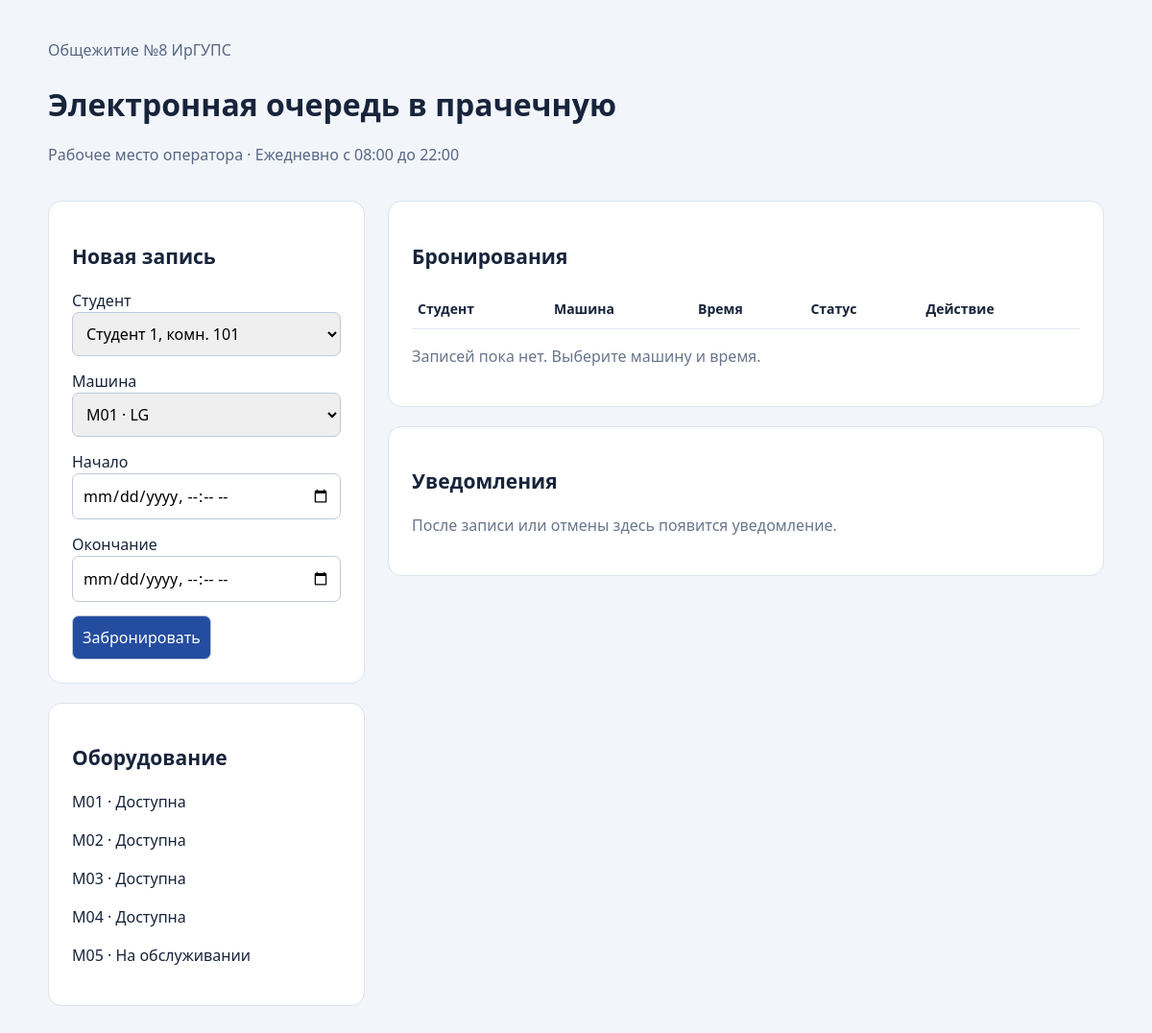
The page / on the database its author committed.
### tables this page shows
CREATE TABLE IF NOT EXISTS washing_machines (
    id_machine INT PRIMARY KEY AUTO_INCREMENT,
    machine_code VARCHAR(30) NOT NULL UNIQUE,
    model VARCHAR(80) NOT NULL,
    is_available BOOLEAN NOT NULL DEFAULT TRUE
);

### public/index.php (the view, shortened to what this page needs)
<?php
function escape(mixed $value): string
{
    return htmlspecialchars((string) $value, ENT_QUOTES, 'UTF-8');
}
try {
    $db = database();
} catch (DomainException $exception) {
    $error = $exception->getMessage();
} catch (Throwable $exception) {
    error_log($exception->getMessage());
    $error = 'Не удалось выполнить операцию. Проверьте подключение и структуру базы данных.';
}
$students = $machines = $bookings = $notifications = [];
if (isset($db)) {
    try {
        $students = $db->query('SELECT * FROM students WHERE is_active = 1 ORDER BY full_name')->fetchAll();
        $machines = $db->query('SELECT * FROM washing_machines ORDER BY machine_code')->fetchAll();
        $bookings = $db->query('SELECT b.*, s.full_name, m.machine_code FROM bookings b JOIN students s USING (id_student) JOIN washing_machines m USING (id_machine) ORDER BY start_time DESC LIMIT 50')->fetchAll();
        $notifications = $db->query('SELECT n.*, s.full_name FROM notifications n JOIN students s USING (id_student) ORDER BY id_notification DESC LIMIT 8')->fetchAll();
    } catch (Throwable $exception) {
        $error = 'Подготовьте базу данных командой php bin/init-db.php --seed.';
    }
}
?>
<!doctype html>
<html lang="ru">
<header><p>Общежитие №8 ИрГУПС</p><h1>Электронная очередь в прачечную</h1><p>Рабочее место оператора · Ежедневно с 08:00 до 22:00</p></header>
<main class="layout"><div><section><h2>Новая запись</h2><form method="post">
<label>Студент<select name="student_id" required><?php foreach ($students as $student): ?><option value="<?= escape($student['id_student']) ?>"><?= escape($student['full_name'] . ', комн. ' . $student['room_number']) ?></option><?php endforeach ?></select></label>
<label>Машина<select name="machine_id" required><?php foreach ($machines as $machine): ?><option value="<?= escape($machine['id_machine']) ?>" <?= $machine['is_available'] ? '' : 'disabled' ?>><?= escape($machine['machine_code'] . ' · ' . $machine['model'] . ($machine['is_available'] ? '' : ' · обслуживание')) ?></option><?php endforeach ?></select></label>
<label>Начало<input type="datetime-local" name="start" required></label>
<label>Окончание<input type="datetime-local" name="end" required></label><button>Забронировать</button>
</form></section><section><h2>Оборудование</h2><?php foreach ($machines as $machine): ?><p><?= escape($machine['machine_code']) ?> · <?= $machine['is_available'] ? 'Доступна' : 'На обслуживании' ?></p><?php endforeach ?></section></div>
<div><section><h2>Бронирования</h2><div class="scroll"><table><thead><tr><th>Студент</th><th>Машина</th><th>Время</th><th>Статус</th><th>Действие</th></tr></thead></table></div><?php if (!$bookings): ?><p class="muted">Записей пока нет. Выберите машину и время.</p><?php endif ?></section>
<section><h2>Уведомления</h2><?php if (!$notifications): ?><p class="muted">После записи или отмены здесь появится уведомление.</p><?php endif ?></section></div></main>
</html>

### public/index.php (style rules this page uses)
:root { font:16px/1.5 system-ui;color:#17243b;background:#f2f5fa }
h1 { font-size:32px;margin-bottom:4px }
h2 { font-size:21px }
header p { color:#586783 }
.layout { display:grid;grid-template-columns:330px 1fr;gap:24px }
section { background:white;padding:24px;border:1px solid #dce3ee;border-radius:14px;margin:20px 0 }
label { display:block;margin:14px 0 }
input,select,button { font:inherit;padding:10px;border:1px solid #bdc9da;border-radius:7px }
input,select { width:100%;box-sizing:border-box }
button { background:#244da0;color:white;cursor:pointer }
table { width:100%;border-collapse:collapse }
td,th { text-align:left;border-bottom:1px solid #e1e7f0;padding:10px 6px;font-size:14px }
.muted { color:#68768c }
.scroll { overflow:auto }

### rows shown on the page
washing_machines: machine_code "M01", is_available "Доступна"
washing_machines: machine_code "M02", is_available "Доступна"
washing_machines: machine_code "M03", is_available "Доступна"
washing_machines: machine_code "M04", is_available "Доступна"
washing_machines: machine_code "M05", is_available "На обслуживании"

### other values the page prints
form field student_id "Студент 1, комн. 101"
form field machine_id "M01 · LG"
